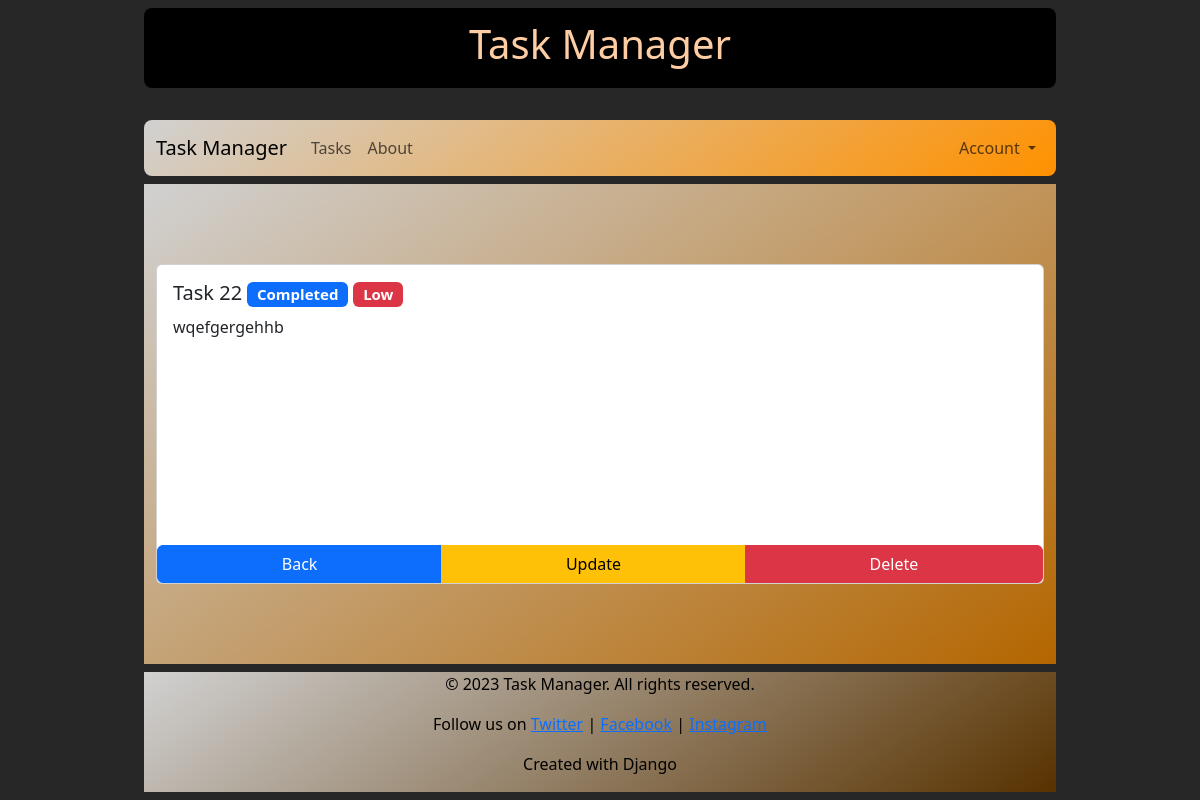
The app's page /task/3 (signed in) with its own data.
### task_controller_app/models.py (models this page shows, shortened)
class Task(models.Model):
    TYPE_CHOICES = [
        (1, "To Do"),
        (2, "In Progress"),
        (3, "Completed"),
        (4, "On Hold"),
        (5, "Cancelled")
    ]
    PRIORITY_CHOICES = [
        (1, "Low"),
        (2, "Medium"),
        (3, "High")
    ]
    title = models.CharField(max_length=32)
    description = models.TextField(blank=True, null=True)
    created_at = models.DateTimeField(auto_now_add=True)
    updated_at = models.DateTimeField(auto_now=True)
    created_by = models.ForeignKey(User, on_delete=models.CASCADE, related_name='tasks_created')
    due_date = models.DateTimeField(default=datetime.now, blank=True, null=True)
    task_type = models.IntegerField(choices=TYPE_CHOICES, default=1)
    task_priority = models.IntegerField(choices=PRIORITY_CHOICES, default=2)
    class Meta:
        verbose_name = "Task"
        verbose_name_plural = "Tasks"
        ordering = ['-created_at']

### task_controller_app/views.py (the view)
# urls.py: path('task/<int:pk>', TaskDetailView.as_view(), name='task_detail'),
class TaskDetailView(CheckIsOwnerMixin, LoginRequiredMixin, DetailView):
    model = Task
    template_name = 'task_controller_app/task_detail.html'
    context_object_name = 'task'
    login_url = 'login'

### task_controller_app/mixins.py (called while the page is built)
    def get_queryset(self):
        queryset = super().get_queryset()
        return queryset.filter(created_by=self.request.user)

### task_controller_app/templates/task_controller_app/task_detail.html
{% extends 'base.html' %}
{% block content %}
    <main class="container-fluid d-flex justify-content-center align-items-center">
        <div class="card" style="width: 80rem; height: 20rem;">
            <div class="card-body">
                <h5 class="card-title">
                    {{ task.title }}
                    <span class="badge text-bg-primary">{{ task.get_task_type_display }}</span>
                    <span class="badge text-bg-danger">{{ task.get_task_priority_display }}</span>
                </h5>
                <p class="card-text">{{ task.description }}</p>
            </div>
            <div class="btn-group" role="group">
                <a href="{% url 'task_list' %}" class="btn btn-primary">Back</a>
                <a href="{% url 'task_update' pk=task.id %}" class="btn btn-warning">Update</a>
                <a href="{% url 'task_delete' pk=task.id %}" class="btn btn-danger">Delete</a>
            </div>
        </div>
    </main>
{% endblock %}

### static/styles/base.css (style rules this page uses)
body { display: flex; flex-direction: column; min-height: 100vh; padding-left: 12%; padding-right: 12%; background: rgb(39, 39, 39); color : #000000; }
main { padding: 24px; flex: 1; background: linear-gradient(145deg, #d1d1d1, #b46600); }

### records on screen
Task: title "Task 22", task_type "Completed", task_priority "Low", description "wqefgergehhb"
